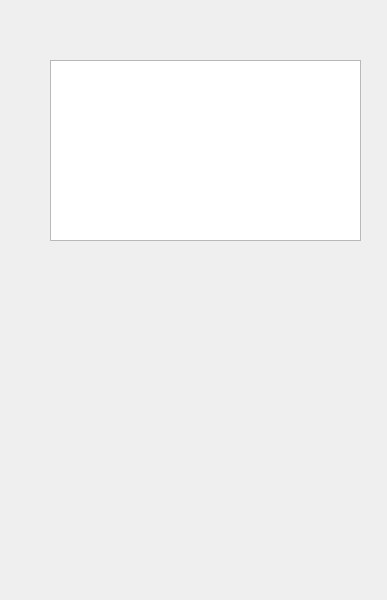
<?xml version="1.0" encoding="UTF-8"?>
<ui version="4.0">
 <class>MainWindow</class>
 <widget class="QMainWindow" name="MainWindow">
  <property name="geometry">
   <rect>
    <x>0</x>
    <y>0</y>
    <width>387</width>
    <height>600</height>
   </rect>
  </property>
  <property name="windowTitle">
   <string>MainWindow</string>
  </property>
  <widget class="QWidget" name="centralwidget">
   <widget class="listWidget" name="my_listWidget">
    <property name="geometry">
     <rect>
      <x>50</x>
      <y>60</y>
      <width>311</width>
      <height>181</height>
     </rect>
    </property>
    <property name="acceptDrops">
     <bool>true</bool>
    </property>
    <property name="dragEnabled">
     <bool>false</bool>
    </property>
    <property name="dragDropOverwriteMode">
     <bool>false</bool>
    </property>
    <property name="dragDropMode">
     <enum>QAbstractItemView::NoDragDrop</enum>
    </property>
   </widget>
  </widget>
 </widget>
 <customwidgets>
  <customwidget>
   <class>listWidget</class>
   <extends>QListWidget</extends>
   <header>listwidget.h</header>
  </customwidget>
 </customwidgets>
 <resources/>
 <connections/>
</ui>
